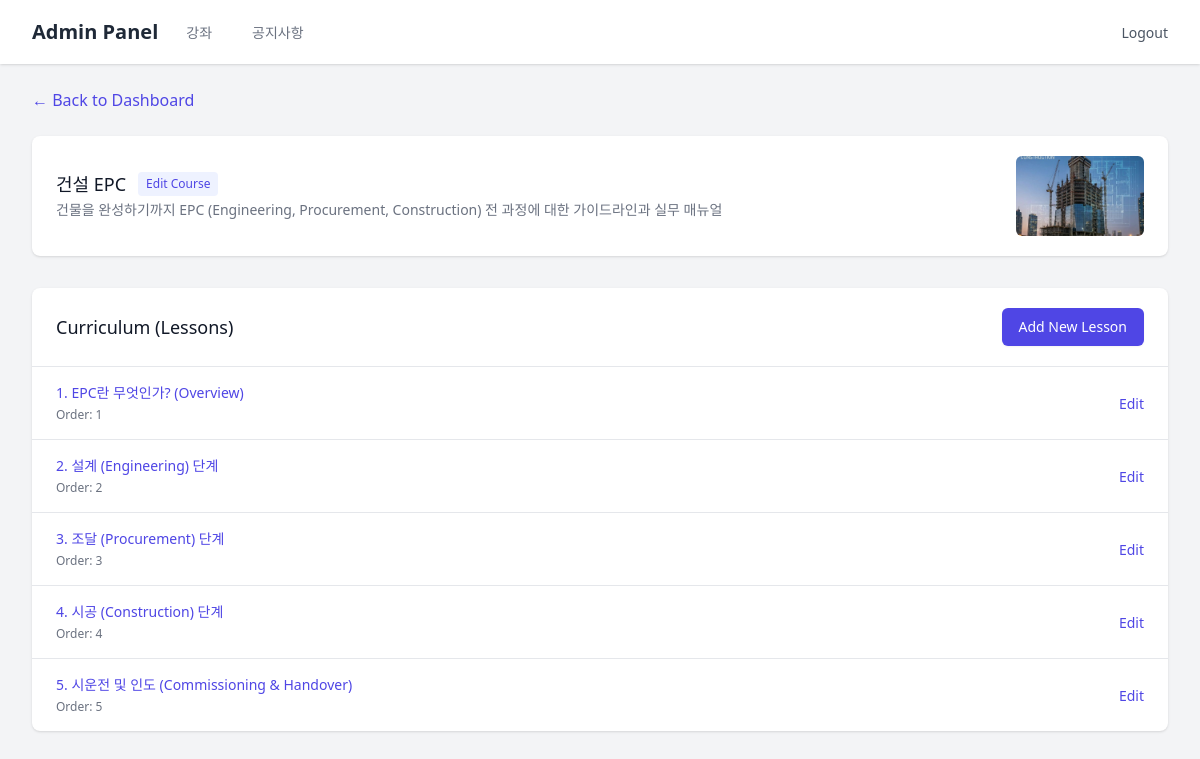
The page /admin/courses/1 (signed in) on the database its author committed.
### models/__init__.py (models this page shows)
class Course(SQLModel, table=True):
    id: Optional[int] = Field(default=None, primary_key=True)
    title: str
    description: Optional[str] = None
    thumbnail_url: Optional[str] = None
    category_id: Optional[int] = Field(default=None, foreign_key="category.id")
    category: Optional[Category] = Relationship(back_populates="courses")
    lessons: List["Lesson"] = Relationship(back_populates="course", cascade_delete=True)

class Lesson(SQLModel, table=True):
    id: Optional[int] = Field(default=None, primary_key=True)
    title: str
    content: str
    order: int = Field(default=0)
    course_id: Optional[int] = Field(default=None, foreign_key="course.id")
    course: Optional[Course] = Relationship(back_populates="lessons")

### routers/admin.py (the view)
@router.get("/courses/{course_id}")
def course_details(
    request: Request,
    course_id: int,
    user: User = Depends(get_current_admin_user),
    session: Session = Depends(get_session)
):
    course = session.get(Course, course_id)
    if not course:
        raise HTTPException(status_code=404, detail="Course not found")
    lessons = session.exec(select(Lesson).where(Lesson.course_id == course_id).order_by(Lesson.order)).all()
    return templates.TemplateResponse(
        request=request, name="admin/course_detail.html", context={"user": user, "course": course, "lessons": lessons}
    )

### templates/admin/course_detail.html (shortened to what this page needs)
{% extends "admin/base.html" %}
{% block content %}
<div class="mb-6">
    <a href="/admin" class="text-indigo-600 hover:text-indigo-900 transition flex items-center gap-1">
        &larr; Back to Dashboard
    </a>
</div>
<div class="bg-white shadow overflow-hidden sm:rounded-lg mb-8">
    <div class="px-4 py-5 sm:px-6 flex justify-between items-center">
        <div>
            <div class="flex items-center gap-3">
                <h3 class="text-lg leading-6 font-medium text-gray-900">{{ course.title }}</h3>
                <a href="/admin/courses/{{ course.id }}/edit"
                    class="text-xs font-medium text-indigo-600 bg-indigo-50 px-2 py-1 rounded hover:bg-indigo-100 transition">Edit
                    Course</a>
            </div>
            <p class="mt-1 max-w-2xl text-sm text-gray-500">{{ course.description }}</p>
        </div>
        {% if course.thumbnail_url %}
        <div class="flex-shrink-0 h-20 w-32 relative">
            <img class="h-20 w-32 object-cover rounded-md" src="{{ course.thumbnail_url }}" alt="Thumbnail">
        </div>
        {% endif %}
    </div>
</div>
<div class="bg-white shadow overflow-hidden sm:rounded-lg">
    <div class="px-4 py-5 sm:px-6 flex justify-between items-center border-b border-gray-200">
        <h3 class="text-lg leading-6 font-medium text-gray-900">Curriculum (Lessons)</h3>
        <a href="/admin/courses/{{ course.id }}/lessons/new"
            class="inline-flex items-center px-4 py-2 border border-transparent text-sm font-medium rounded-md shadow-sm text-white bg-indigo-600 hover:bg-indigo-700">
            Add New Lesson
        </a>
    </div>
    <ul role="list" class="divide-y divide-gray-200">
        {% if lessons %}
        {% for lesson in lessons %}
        <li>
            <div class="px-4 py-4 sm:px-6 hover:bg-gray-50 flex justify-between items-center">
                <div>
                    <p class="text-sm font-medium text-indigo-600 truncate">{{ lesson.title }}</p>
                    <p class="text-xs text-gray-500 mt-1">Order: {{ lesson.order }}</p>
                </div>
                <div>
                    <a href="/admin/courses/{{ course.id }}/lessons/{{ lesson.id }}/edit"
                        class="text-sm font-medium text-indigo-600 hover:text-indigo-900">Edit</a>
                </div>
            </div>
        </li>
        {% endfor %}
        {% else %}
        <li class="px-4 py-5 sm:px-6 text-center text-gray-500">No lessons added yet.</li>
        {% endif %}
    </ul>
</div>
{% endblock %}

### rows shown on the page
Course: title "건설 EPC", description "건물을 완성하기까지 EPC (Engineering, Procurement, Construction) 전 과정에 대한 가이드라인과 실무 매뉴얼", thumbnail_url (picture)
Lesson: title "1. EPC란 무엇인가? (Overview)", order "1"
Lesson: title "2. 설계 (Engineering) 단계", order "2"
Lesson: title "3. 조달 (Procurement) 단계", order "3"
Lesson: title "4. 시공 (Construction) 단계", order "4"
Lesson: title "5. 시운전 및 인도 (Commissioning & Handover)", order "5"
